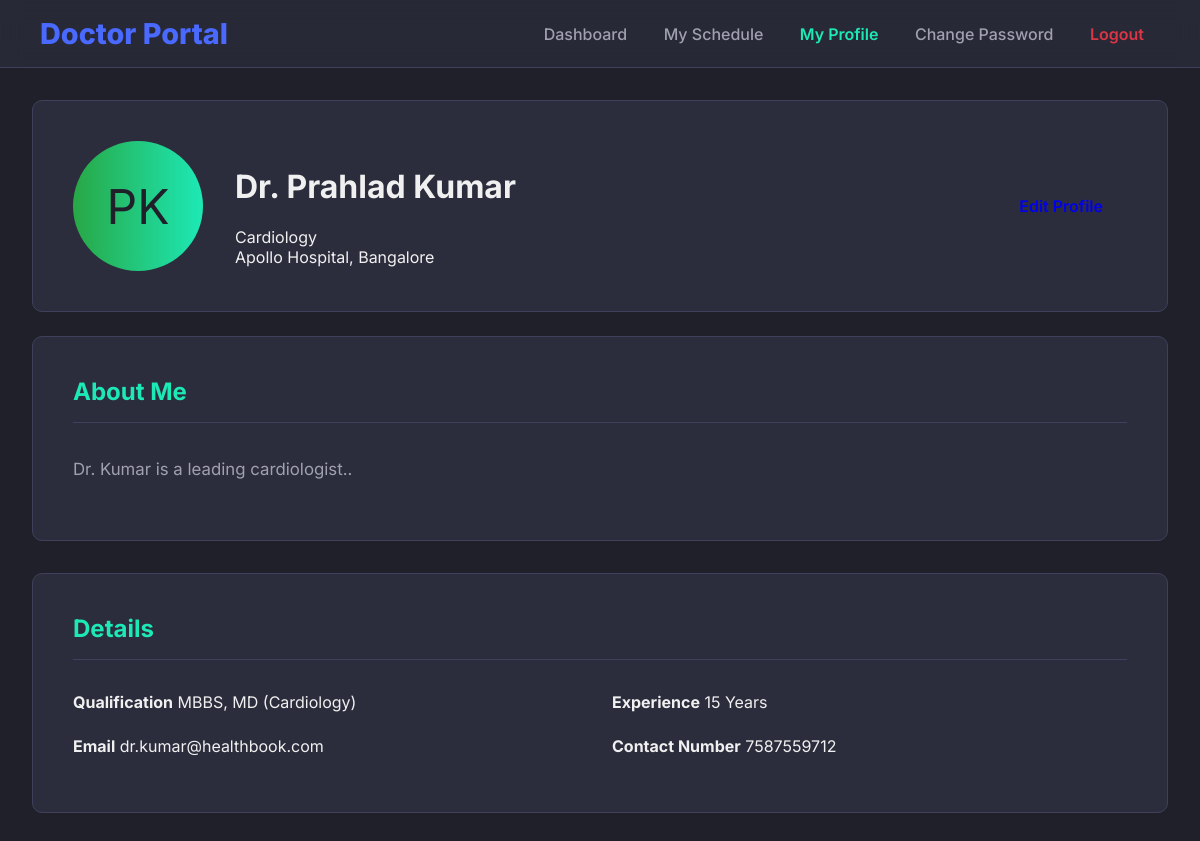
The page /doctor/profile/ (signed in) on the database its author committed.
### doctor/models.py (models this page shows, shortened)
class Doctor(models.Model):
    fname = models.CharField(max_length=30)
    lname = models.CharField(max_length=30)
    email = models.EmailField(unique=True)
    password = models.CharField(max_length=100)
    specialization = models.CharField(max_length=50)
    years_of_experience = models.PositiveIntegerField()
    qualification = models.CharField(max_length=100)
    contact_number = models.CharField(max_length=15,default='Not Provided')
    address = models.CharField(max_length=200,default='Unknown Address')
    bio = models.TextField(blank=True, null=True)
    created_at = models.DateTimeField(auto_now_add=True)
    updated_at = models.DateTimeField(auto_now=True)

### doctor/views.py (the view)
# urls.py: path('doctor/profile/', doctor_views.doctor_profile, name='doctor_profile'),
def doctor_profile(request):
    doctor_id = request.session.get('doctor_id')
    if not doctor_id:
        return redirect('doctor_login')
    doctor = get_object_or_404(Doctor, id=doctor_id)
    return render(request, 'doctor_profile.html', {"doctor": doctor})

### doctor/templates/doctor_profile.html (shortened to what this page needs)
{% extends "base.html" %}
{% block nav_profile %}active{% endblock %}
{% block content %}
<header class="profile-header card">
    <div class="avatar">{{ doctor.fname|first|upper }}{{ doctor.lname|first|upper }}</div>
    <div>
        <h1>Dr. {{ doctor.fname }} {{ doctor.lname }}</h1>
        <div class="specialty">{{ doctor.specialization }}</div>
        {% if doctor.address %}
        <div class="location">{{ doctor.address }}</div>
        {% endif %}
    </div>
    <div style="margin-left:auto">
        <a href="{% url 'doctor_update_profile' %}" class="btn btn-edit">Edit Profile</a>
    </div>
</header>
<div class="card">
    <h3>About Me</h3>
    <p style="color:var(--text-muted); line-height:1.7; font-size:1.05rem;">{{ doctor.bio|default:"No bio provided yet." }}</p>
</div>
<div class="card">
    <h3>Details</h3>
    <ul class="info-list">
        <li>
            <strong>Qualification</strong>
            {{ doctor.qualification|default:"-" }}
        </li>
        <li>
            <strong>Experience</strong>
            {{ doctor.years_of_experience|default:"0" }} Years
        </li>
        <li>
            <strong>Email</strong>
            {{ doctor.email }}
        </li>
        <li>
            <strong>Contact Number</strong>
            {{ doctor.contact_number|default:"Not Provided" }}
        </li>
    </ul>
</div>
{% endblock %}

### doctor/templates/base.html (style rules this page uses)
:root { --bg-dark: #1f202a; --card-dark: #2c2d3c; --primary-blue: #4a69ff; --text-light: #f0f0f0; --text-muted: #a0a0b0; --border-color: #40405c; --success: #28a745; --error: #dc3545; --accent-green: #28a745; --accent-teal: #1de9b6; --primary-gradient: linear-gradient(90deg, var(--accent-green), var(--accent-teal)); }
body { background-color: var(--bg-dark); color: var(--text-light); margin: 0; font-family: 'Inter', -apple-system, BlinkMacSystemFont, "Segoe UI", Roboto, sans-serif; }
.card { background-color: var(--card-dark); border-radius: 10px; padding: 2.5rem; border: 1px solid var(--border-color); margin-bottom: 2rem; opacity: 0; transform: translateY(20px); transition: opacity 0.5s ease-out, transform 0.5s ease-out; }
.card.is-visible { opacity: 1; transform: translateY(0); }
.card h3 { font-size: 1.5rem; font-weight: 700; color: var(--accent-teal); margin: 0 0 2rem 0; border-bottom: 1px solid var(--border-color); padding-bottom: 1rem; }
.btn, .btn-submit { text-decoration: none; padding: 12px 24px; font-weight: 600; border-radius: 8px; font-size: 1rem; border: none; cursor: pointer; transition: all 0.3s ease; display: inline-block; }

### doctor/templates/doctor_profile.html (style rules this page uses)
.profile-header { display:flex; align-items:center; gap:2rem; margin-bottom:1.5rem; }
.avatar { width:130px;height:130px;border-radius:50%;display:grid;place-items:center;font-size:3rem;background:var(--primary-gradient); color:var(--bg-dark); }
.info-list { display:grid; grid-template-columns:1fr 1fr; gap:1.5rem; list-style:none;padding:0; }

### rows shown on the page
Doctor: fname|first "P", lname|first "K", fname "Prahlad", lname "Kumar", specialization "Cardiology", address "Apollo Hospital, Bangalore", bio "Dr. Kumar is a leading cardiologist..", qualification "MBBS, MD (Cardiology)", years_of_experience "15", email "dr.kumar@healthbook.com", contact_number "7587559712"
